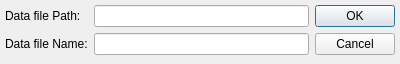
<?xml version="1.0" encoding="UTF-8"?>
<ui version="4.0">
 <class>DataFileNameDialog</class>
 <widget class="QDialog" name="DataFileNameDialog">
  <property name="geometry">
   <rect>
    <x>0</x>
    <y>0</y>
    <width>400</width>
    <height>64</height>
   </rect>
  </property>
  <property name="windowTitle">
   <string>Enter Data file Name</string>
  </property>
  <layout class="QGridLayout" name="gridLayout_2">
   <property name="leftMargin">
    <number>5</number>
   </property>
   <property name="topMargin">
    <number>5</number>
   </property>
   <property name="rightMargin">
    <number>5</number>
   </property>
   <property name="bottomMargin">
    <number>5</number>
   </property>
   <item row="0" column="0">
    <layout class="QGridLayout" name="gridLayout">
     <item row="0" column="0">
      <widget class="QLabel" name="lblPath">
       <property name="text">
        <string>Data file Path:</string>
       </property>
      </widget>
     </item>
     <item row="0" column="1">
      <widget class="QLineEdit" name="ledPath">
       <property name="readOnly">
        <bool>true</bool>
       </property>
      </widget>
     </item>
     <item row="1" column="0">
      <widget class="QLabel" name="lblName">
       <property name="text">
        <string>Data file Name:</string>
       </property>
      </widget>
     </item>
     <item row="1" column="1">
      <widget class="QLineEdit" name="ledName"/>
     </item>
     <item row="2" column="1">
      <spacer name="verticalSpacer">
       <property name="orientation">
        <enum>Qt::Vertical</enum>
       </property>
       <property name="sizeHint" stdset="0">
        <size>
         <width>20</width>
         <height>40</height>
        </size>
       </property>
      </spacer>
     </item>
    </layout>
   </item>
   <item row="0" column="1">
    <widget class="QDialogButtonBox" name="buttonBox">
     <property name="orientation">
      <enum>Qt::Vertical</enum>
     </property>
     <property name="standardButtons">
      <set>QDialogButtonBox::Cancel|QDialogButtonBox::Ok</set>
     </property>
    </widget>
   </item>
  </layout>
 </widget>
 <resources/>
 <connections>
  <connection>
   <sender>buttonBox</sender>
   <signal>accepted()</signal>
   <receiver>DataFileNameDialog</receiver>
   <slot>accept()</slot>
   <hints>
    <hint type="sourcelabel">
     <x>248</x>
     <y>254</y>
    </hint>
    <hint type="destinationlabel">
     <x>157</x>
     <y>274</y>
    </hint>
   </hints>
  </connection>
  <connection>
   <sender>buttonBox</sender>
   <signal>rejected()</signal>
   <receiver>DataFileNameDialog</receiver>
   <slot>reject()</slot>
   <hints>
    <hint type="sourcelabel">
     <x>316</x>
     <y>260</y>
    </hint>
    <hint type="destinationlabel">
     <x>286</x>
     <y>274</y>
    </hint>
   </hints>
  </connection>
 </connections>
</ui>
